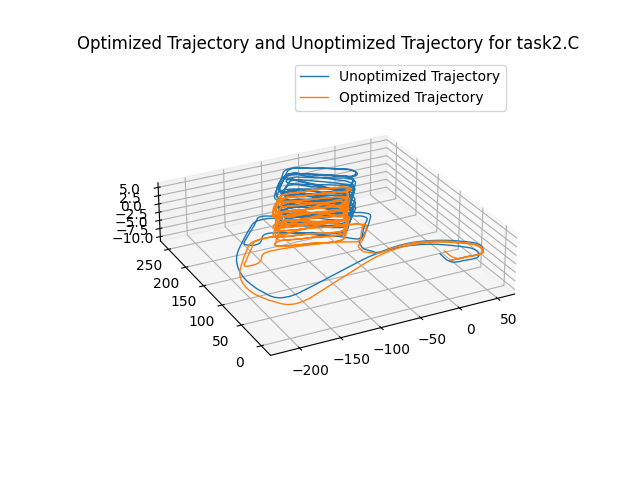

Generate this figure with Python:
from __future__ import print_function

import math

import gtsam
import gtsam.utils.plot as gtsam_plot
import matplotlib.pyplot as plt
import numpy as np
import g2o_reading

poses,edges = g2o_reading.read_g2o_3D('parking-garage.g2o')



parameters = gtsam.ISAM2Params()
isam = gtsam.ISAM2()
result = isam.calculateEstimate()


for pose in poses:
    graph = gtsam.NonlinearFactorGraph()
    initial_estimate = gtsam.Values()
    if pose[0] == 0:
        r = gtsam.Rot3.Quaternion(pose[7],pose[4],pose[5],pose[6])
        t = gtsam.Point3(pose[1], pose[2], pose[3])

        initial_estimate.insert(pose[0],gtsam.Pose3(r,t))
        prior_model = gtsam.noiseModel.Diagonal.Variances(np.array([0.5,0.5,0.1,0.1,0.1,0.1]))
        graph.add(gtsam.PriorFactorPose3(0, gtsam.Pose3(r,t),prior_model))
    else:
        prevPose = result.atPose3(pose[0] - 1)
        initial_estimate.insert(pose[0],prevPose)
        for each_edge in edges:
            if each_edge[1] == pose[0]:
                info_vector = each_edge[9]
                info_matrix = np.array([[info_vector[0],info_vector[1],info_vector[2],info_vector[3],info_vector[4],info_vector[5]],
                   [info_vector[1],info_vector[6],info_vector[7],info_vector[8],info_vector[9],info_vector[10]],
                   [info_vector[2],info_vector[7],info_vector[11],info_vector[12],info_vector[13],info_vector[14]],
                   [info_vector[3],info_vector[8],info_vector[12],info_vector[15],info_vector[16],info_vector[17]],
                   [info_vector[4],info_vector[9],info_vector[13],info_vector[16],info_vector[18],info_vector[19]],
                   [info_vector[5],info_vector[10],info_vector[14],info_vector[17],info_vector[19],info_vector[20]]])
                cov_matrix = np.linalg.inv(info_matrix)
                ODO_NOISE = gtsam.noiseModel.Gaussian.Covariance(cov_matrix) 

                r = gtsam.Rot3.Quaternion(each_edge[8],each_edge[5],each_edge[6],each_edge[7])
                t = gtsam.Point3(each_edge[2], each_edge[3], each_edge[4])
                graph.add(gtsam.BetweenFactorPose3(int(each_edge[0]), int(each_edge[1]), gtsam.Pose3(r,t), ODO_NOISE))
    isam.update(graph,initial_estimate)
    result = isam.calculateEstimate()

initial_poses_x = np.array(poses)[:,1]
initial_poses_y = np.array(poses)[:,2]
initial_poses_z = np.array(poses)[:,3]
pose_num = len(initial_poses_x)
optimized_x = []
optimized_y = []
optimized_z = []
for i in range(pose_num):
    each_pose = result.atPose3(i).translation()
    optimized_x.append(each_pose[0])
    optimized_y.append(each_pose[1])
    optimized_z.append(each_pose[2])


ax = plt.axes(projection = '3d')
plt.plot(initial_poses_x,initial_poses_y,initial_poses_z,label='Unoptimized Trajectory',linewidth = 1)
plt.plot(optimized_x,optimized_y,optimized_z,label='Optimized Trajectory',linewidth = 1)
plt.legend()
plt.title('Optimized Trajectory and Unoptimized Trajectory for task2.C')
#plt.axis('equal')
plt.gca().set_box_aspect((1,1,0.25))
plt.show()
